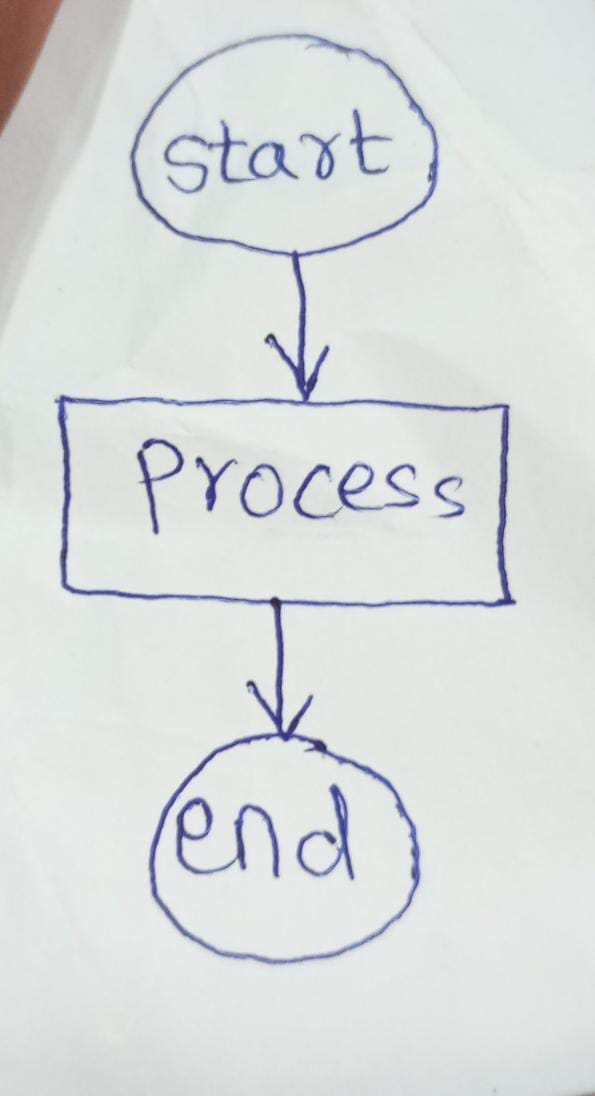
#> input picture img pro/input_images/flow1.jpg, 595 x 1096 px, found by its file name
$ python flowchart.py
#> lines starting #> are read from the running program, lines starting #| are printed output that depends on the picture; after the words box and inside, x2 and y2 are one past the last pixel; in counts of white or black regions, pixels touching at a corner belong together
import cv2
import pytesseract
from PIL import Image, ImageDraw

# Load the image
image_path = 'flow1.jpg'  # Path to your hand-drawn flowchart image
image = cv2.imread(image_path)
#> image is the input picture: shape (1096, 595, 3); mean B, G, R 221.4, 221.7, 217.6

# Convert to grayscale
gray_image = cv2.cvtColor(image, cv2.COLOR_BGR2GRAY)
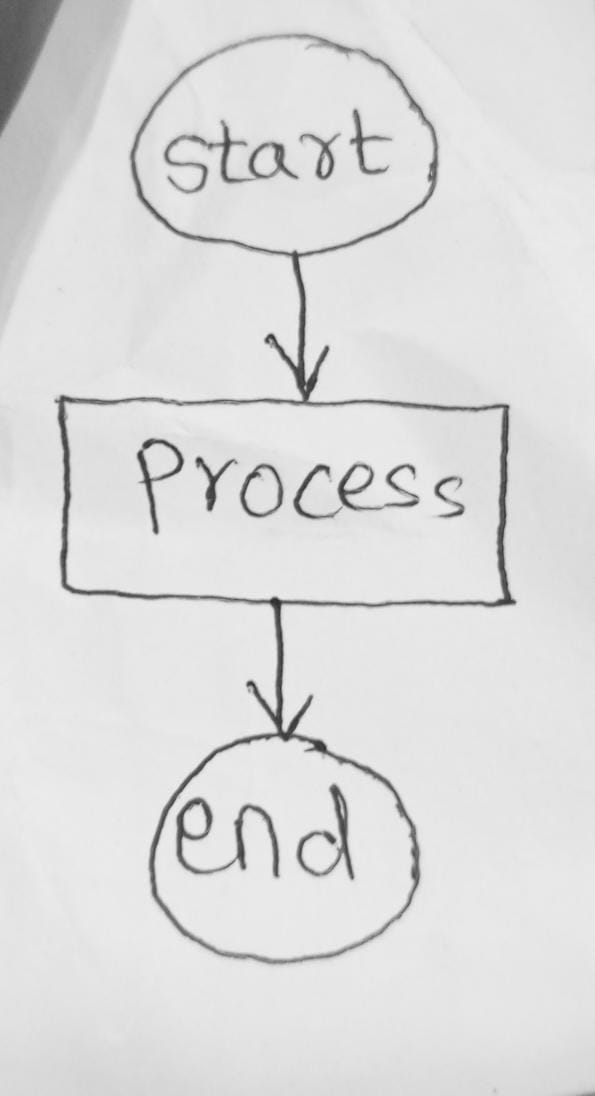
#> gray_image: shape (1096, 595); min 41, max 243, mean 220.5

# Use thresholding to get a binary image
_, binary_image = cv2.threshold(gray_image, 150, 255, cv2.THRESH_BINARY_INV)
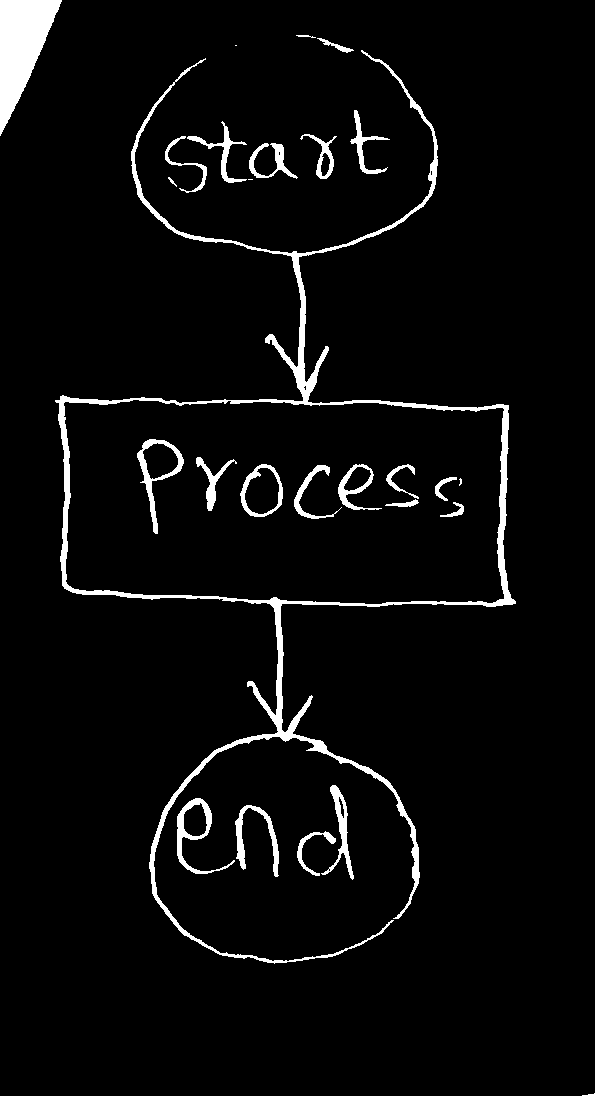
#> binary_image: shape (1096, 595); 4.2% white; 27 white regions (3 under 20 px), largest, box (x1, y1, x2, y2) and area: (55, 50, 516, 964) 13824, (0, 0, 62, 136) 4462, (177, 798, 235, 874) 889

# Use OCR to extract text
custom_config = r'--oem 3 --psm 6'
#> (the run stopped early here; a loop or call above may not have finished)
